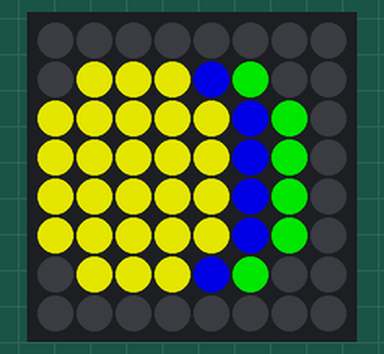
Bench run of a program on a simulated Raspberry Pi (BCM pin numbers) with a Sense HAT. Shown: the Sense HAT's 8×8 RGB LED matrix. Dim RGB values are drawn brighter than linear.

Above: at 0.1 s.
At 1.6 s:
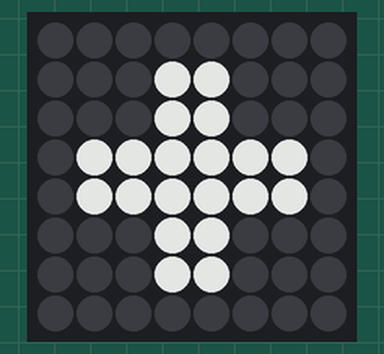
At 2.3 s:
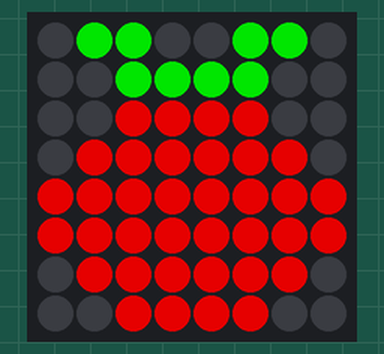
At 3.8 s:
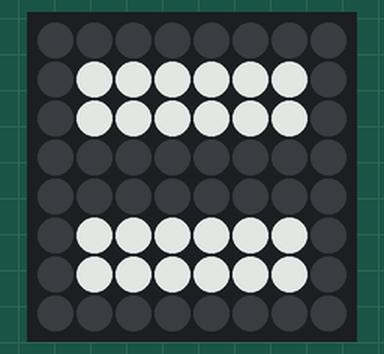
At 4.6 s:
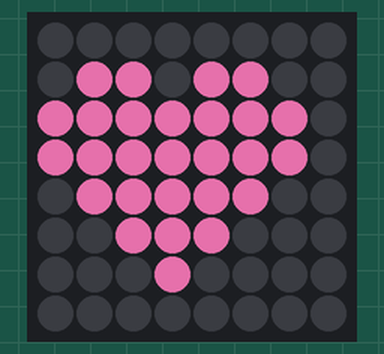

The program:

logos.py
```python
from sense_hat import SenseHat
import time

s = SenseHat()
s.low_light = True

green = (0, 255, 0)
yellow = (255, 255, 0)
blue = (0, 0, 255)
red = (255, 0, 0)
white = (255,255,255)
nothing = (0,0,0)
pink = (255,105, 180)

def trinket_logo():
    G = green
    Y = yellow
    B = blue
    O = nothing
    logo = [
    O, O, O, O, O, O, O, O,
    O, Y, Y, Y, B, G, O, O,
    Y, Y, Y, Y, Y, B, G, O,
    Y, Y, Y, Y, Y, B, G, O,
    Y, Y, Y, Y, Y, B, G, O,
    Y, Y, Y, Y, Y, B, G, O,
    O, Y, Y, Y, B, G, O, O,
    O, O, O, O, O, O, O, O,
    ]
    return logo

def raspi_logo():
    G = green
    R = red
    O = nothing
    logo = [
    O, G, G, O, O, G, G, O,
    O, O, G, G, G, G, O, O,
    O, O, R, R, R, R, O, O,
    O, R, R, R, R, R, R, O,
    R, R, R, R, R, R, R, R,
    R, R, R, R, R, R, R, R,
    O, R, R, R, R, R, R, O,
    O, O, R, R, R, R, O, O,
    ]
    return logo

def plus():
    W = white
    O = nothing
    logo = [
    O, O, O, O, O, O, O, O,
    O, O, O, W, W, O, O, O,
    O, O, O, W, W, O, O, O,
    O, W, W, W, W, W, W, O,
    O, W, W, W, W, W, W, O,
    O, O, O, W, W, O, O, O,
    O, O, O, W, W, O, O, O,
    O, O, O, O, O, O, O, O,
    ]
    return logo

def equals():
    W = white
    O = nothing
    logo = [
    O, O, O, O, O, O, O, O,
    O, W, W, W, W, W, W, O,
    O, W, W, W, W, W, W, O,
    O, O, O, O, O, O, O, O,
    O, O, O, O, O, O, O, O,
    O, W, W, W, W, W, W, O,
    O, W, W, W, W, W, W, O,
    O, O, O, O, O, O, O, O,
    ]
    return logo

def heart():
    P = pink
    O = nothing
    logo = [
    O, O, O, O, O, O, O, O,
    O, P, P, O, P, P, O, O,
    P, P, P, P, P, P, P, O,
    P, P, P, P, P, P, P, O,
    O, P, P, P, P, P, O, O,
    O, O, P, P, P, O, O, O,
    O, O, O, P, O, O, O, O,
    O, O, O, O, O, O, O, O,
    ]
    return logo

images = [trinket_logo, trinket_logo, plus, raspi_logo, raspi_logo, equals, heart, heart]
count = 0

while True:
    s.set_pixels(images[count % len(images)]())
    time.sleep(.75)
    count += 1
```

Measured:
- by itself, everything shown: repeats every 6.0 s, in 5 steps
- what the display in image 1 shows lasts 0.8 s, from 1.5 s to 2.3 s
- what the display in image 2 shows lasts 1.5 s, from 2.3 s to 3.8 s
